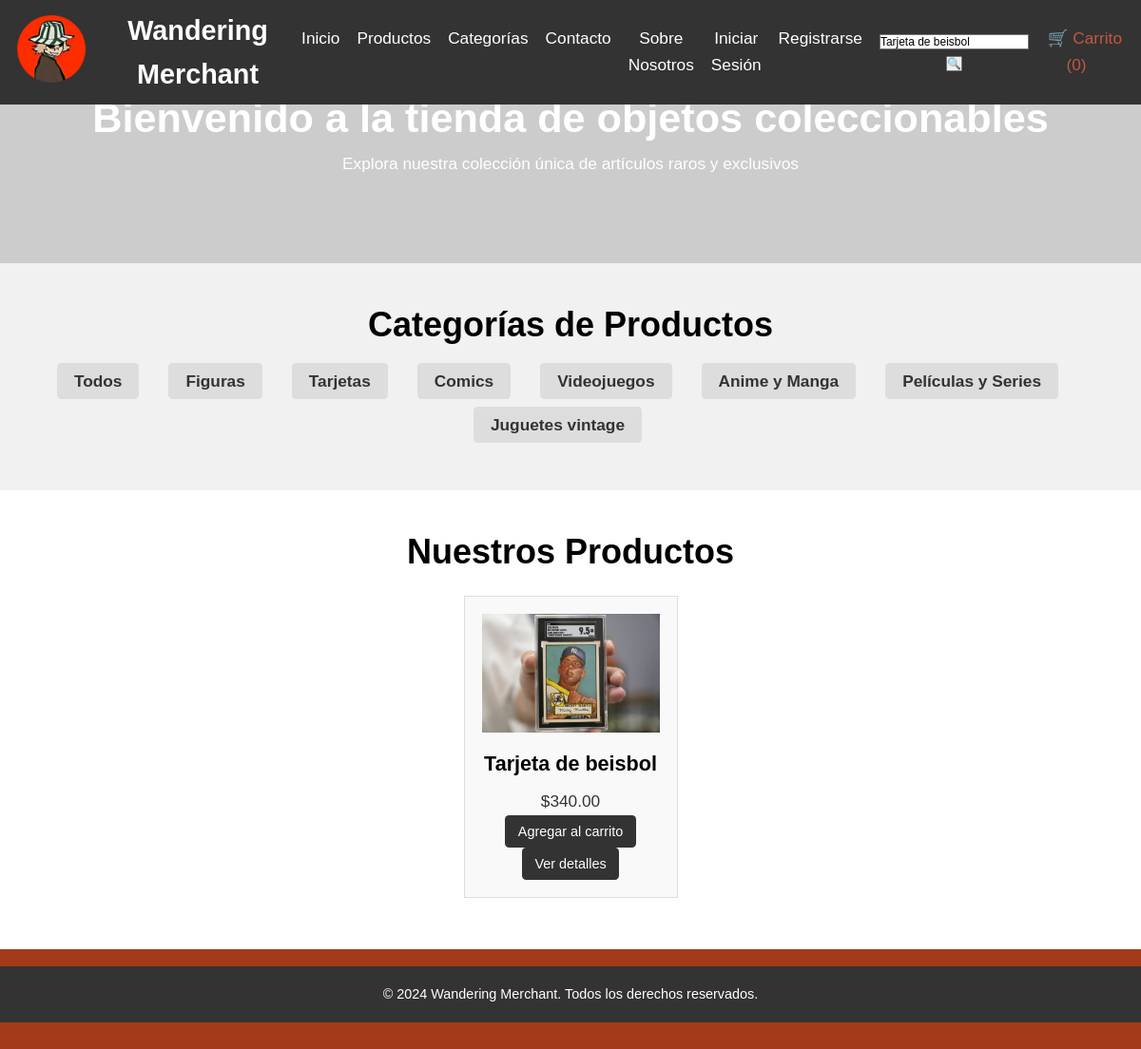
Screenshot of /tiendaxd/index.php?buscar=Tarjeta de beisbol with the database file from the repository.
### tables this page shows
CREATE TABLE `categorias` (
  `id` int(11) NOT NULL,
  `nombre` varchar(255) NOT NULL,
  `descripcion` text DEFAULT NULL,
  `fecha_creacion` timestamp NOT NULL DEFAULT current_timestamp()
);

CREATE TABLE `productos` (
  `id` int(11) NOT NULL,
  `sku` varchar(50) NOT NULL,
  `nombre` varchar(100) NOT NULL,
  `precio` decimal(10,2) NOT NULL,
  `peso` decimal(10,2) NOT NULL,
  `descripcion` text NOT NULL,
  `imagen` varchar(255) NOT NULL,
  `id_categoria` int(11) DEFAULT NULL,
  `fecha` date NOT NULL,
  `stock` int(11) NOT NULL
);

### tiendaxd/index.php (the view, shortened to what this page needs)
<?php
include 'conexion.php';
$categoriaQuery = "SELECT * FROM categorias";
$categoriaResult = $conn->query($categoriaQuery);
$buscar = isset($_GET['buscar']) ? $_GET['buscar'] : '';
$productoQuery = "SELECT p.*, c.nombre AS categoria_nombre
                  FROM productos p
                  JOIN categorias c ON p.id_categoria = c.id";
if ($buscar != '') {
    $productoQuery .= " WHERE p.nombre LIKE '%" . $conn->real_escape_string($buscar) . "%'";
}
$productoResult = $conn->query($productoQuery);
?>
<!DOCTYPE html>
<html lang="es">
<head>
    <link rel="stylesheet" href="style.css">
</head>
<body>
    <header>
        <div class="logo">
            <a href="index.php">
                <img src="images/logo.png" alt="Logo de la tienda"/>
            </a>
            <h1>Wandering Merchant</h1>
        </div>
        <nav>
            <ul>
                <li><a href="#inicio">Inicio</a></li>
                <li><a href="#productos">Productos</a></li>
                <li><a href="#categorias">Categorías</a></li>
                <li><a href="#contacto">Contacto</a></li>
                <li><a href="#nosotros">Sobre Nosotros</a></li>
                <?php if (isset($_SESSION['usuario_id'])): ?>
                    <li><a href="usuarios/perfil.php">Perfil</a></li>
                    <li><a href="usuarios/logout.php">Cerrar Sesión</a></li>
                <?php else: ?>
                    <li><a href="usuarios/login.php">Iniciar Sesión</a></li>
                    <li><a href="usuarios/register.php">Registrarse</a></li>
                <?php endif; ?>
            </ul>
        </nav>
        <div class="buscador-container">
            <form method="GET" action="index.php" class="buscador">
                <input type="text" name="buscar" id="buscar" placeholder="Buscar productos..." value="<?php echo isset($_GET['buscar']) ? $_GET['buscar'] : ''; ?>" class="buscador-input">
                <button type="submit" class="buscar-btn">🔍</button>
            </form>
        </div>
        <div class="carrito">
            <a href="#" id="abrirCarrito">🛒 Carrito (<span id="cantidadCarrito">0</span>)</a>
        </div>
    </header>
    <section id="inicio" class="hero">
        <h2>Bienvenido a la tienda de objetos coleccionables</h2>
        <p>Explora nuestra colección única de artículos raros y exclusivos</p>
    </section>
    <section id="categorias" class="categorias">
        <h2>Categorías de Productos</h2>
        <ul>
            <li><a href="#" data-categoria="todos" onclick="filtrarProductos('todos')">Todos</a></li>
            <?php while($categoria = $categoriaResult->fetch_assoc()): ?>
                <li><a href="#" data-categoria="<?= $categoria['nombre']; ?>" onclick="filtrarProductos('<?= $categoria['nombre']; ?>')"><?= $categoria['nombre']; ?></a></li>
            <?php endwhile; ?>
        </ul>
    </section>
    <section id="productos" class="productos">
        <h2>Nuestros Productos</h2>
        <?php if ($productoResult->num_rows > 0): ?>
            <div class="grid-productos">
                <?php while($producto = $productoResult->fetch_assoc()): ?>
                    <div class="producto" data-id="<?= $producto['id']; ?>" data-sku="<?= $producto['sku']; ?>" data-nombre="<?= $producto['nombre']; ?>" data-precio="<?= $producto['precio']; ?>" data-peso="<?= $producto['peso']; ?>" data-descripcion="<?= $producto['descripcion']; ?>" data-imagen="images/<?= $producto['imagen']; ?>" data-categoria="<?= $producto['categoria_nombre']; ?>" data-fecha="<?= $producto['fecha']; ?>" data-stock="<?= $producto['stock']; ?>">
                        <img src="images/<?= $producto['imagen']; ?>" alt="<?= $producto['nombre']; ?>">
                        <h3><?= $producto['nombre']; ?></h3>
                        <p>$<?= number_format($producto['precio'], 2); ?></p>
                        <button onclick="agregarAlCarrito(<?= $producto['id']; ?>, '<?= $producto['nombre']; ?>', <?= $producto['precio']; ?>)">Agregar al carrito</button>
                        <button onclick="mostrarDetalles(this)">Ver detalles</button>
                    </div>
                <?php endwhile; ?>
            </div>
        <?php else: ?>
            <p>No se encontraron productos que coincidan con tu búsqueda.</p>
        <?php endif; ?>
    </section>
    <footer>
        <p>&copy; 2024 Wandering Merchant. Todos los derechos reservados.</p>
    </footer>
</body>
</html>

### tiendaxd/style.css (style rules this page uses)
* { margin: 0; padding: 0; box-sizing: border-box; }
body { font-family: Arial, sans-serif; line-height: 1.6; background-color: #a23a1a; zoom: 0.9; }
header { background-color: #333; color: #fff; padding: 10px 0; text-align: center; position: fixed; width: 100%; z-index: 1000; }
header .logo h1 { margin: 0; font-size: 2rem; }
nav ul { list-style: none; padding: 0; }
nav ul li { display: inline; margin-right: 20px; }
nav ul li a { color: #fff; text-decoration: none; font-size: 1.2rem; }
.hero { background: url('https://via.placeholder.com/') no-repeat center center/cover; color: #fff; text-align: center; padding: 100px 0; }
.hero h2 { font-size: 3rem; }
.hero p { font-size: 1.2rem; }
.productos { padding: 40px 20px; background-color: #fff; text-align: center; }
.productos h2 { font-size: 2.5rem; margin-bottom: 20px; }
.grid-productos { display: flex; justify-content: space-around; flex-wrap: wrap; }
.producto { background-color: #f9f9f9; border: 1px solid #ddd; padding: 20px; width: 250px; margin-bottom: 20px; text-align: center; }
.producto img { max-width: 100%; height: auto; }
.producto h3 { font-size: 1.5rem; margin: 10px 0; }
.producto p { font-size: 1.2rem; color: #333; }
.producto button { background-color: #333; color: #fff; border: none; padding: 10px 15px; cursor: pointer; font-size: 1rem; border-radius: 5px; }
footer { background-color: #333; color: #fff; text-align: center; padding: 20px 0; margin-top: 20px; }
.logo { display: flex; align-items: center; }
.logo img { max-width: 80px; height: auto; margin-right: 10px; }
.logo h1 { font-size: 1.5rem; color: #fff; margin: 0; }
header { display: flex; justify-content: space-between; align-items: center; padding: 10px 20px; background-color: #333; color: #fff; }
nav ul { list-style: none; display: flex; margin: 0; padding: 0; }
nav ul li { margin-right: 20px; }
.categorias { padding: 40px 20px; background-color: #f1f1f1; text-align: center; }
.categorias h2 { font-size: 2.5rem; margin-bottom: 20px; }
.categorias ul { list-style: none; padding: 0; }
.categorias ul li { display: inline-block; margin-right: 30px; margin-bottom: 20px; font-size: 1.2rem; }
.categorias ul li a { color: #333; text-decoration: none; font-weight: bold; background-color: #ddd; padding: 10px 20px; border-radius: 5px; }
.carrito { position: relative; display: inline-block; }
.carrito a { color: rgb(193, 88, 65); text-decoration: none; font-size: 1.2rem; margin-left: 20px; }

### rows the page displays
categorias: nombre "Figuras"
categorias: nombre "Tarjetas"
categorias: nombre "Comics"
categorias: nombre "Videojuegos"
categorias: nombre "Anime y Manga"
categorias: nombre "Películas y Series"
categorias: nombre "Juguetes vintage"
productos: imagen (picture), nombre "Tarjeta de beisbol", precio "340.00"
